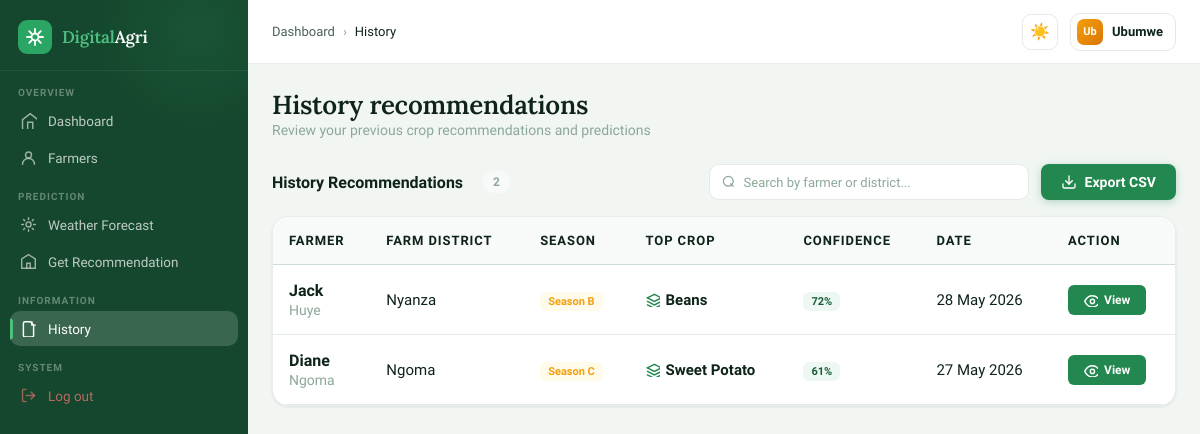
Page /history (signed in) on the committed database.
### models.py (models this page shows, shortened)
class Cooperative(UserMixin, db.Model):
    __tablename__ = 'cooperative'
    id = db.Column(db.Integer, primary_key=True)
    name = db.Column(db.String(150), nullable=False)
    email = db.Column(db.String(150), unique=True, nullable=False)
    password = db.Column(db.String(255), nullable=False)
    phone_number = db.Column(db.String(20))
    district = db.Column(db.String(100))
    created_at = db.Column(db.DateTime, default=datetime.utcnow)

class Recommendation(db.Model):
    __tablename__ = 'recommendation'
    id = db.Column(db.Integer, primary_key=True)
    farmer_id = db.Column(db.Integer, db.ForeignKey('farmer.id'), nullable=False)
    soil_ph = db.Column(db.Numeric(4, 2))
    nitrogen = db.Column(db.Numeric(6, 2))
    phosphorus = db.Column(db.Numeric(6, 2))
    potassium = db.Column(db.Numeric(6, 2))
    rainfall = db.Column(db.Numeric(7, 2))
    temperature = db.Column(db.Numeric(5, 2))
    humidity = db.Column(db.Numeric(5, 2))
    altitude = db.Column(db.Numeric(7, 2))
    farm_district = db.Column(db.String(100))
    farmer_district = db.Column(db.String(100))
    season = db.Column(db.Enum(Season))
    created_at = db.Column(db.DateTime, default=datetime.utcnow)
    predictions = db.relationship('Prediction', backref='recommendation', lazy=True,
                                  order_by='Prediction.confidence_score.desc()')

class Farmer(UserMixin, db.Model):
    __tablename__ = 'farmer'
    id = db.Column(db.Integer, primary_key=True)
    name = db.Column(db.String(100), nullable=False)
    email = db.Column(db.String(150), unique=True, nullable=True)  # Nullable for coop-added farmers
    password = db.Column(db.String(255), nullable=True)            # Nullable for coop-added farmers
    farmer_district = db.Column(db.String(100))
    phone_number = db.Column(db.String(20))
    farm_size_hectares = db.Column(db.Numeric(6, 2))
    gender = db.Column(db.Enum(Gender))
    cooperative_id = db.Column(db.Integer, db.ForeignKey('cooperative.id'), nullable=True)
    created_at = db.Column(db.DateTime, default=datetime.utcnow)
    recommendations = db.relationship('Recommendation', backref='farmer', lazy=True)

class Prediction(db.Model):
    __tablename__ = 'prediction'
    id = db.Column(db.Integer, primary_key=True)
    recommendation_id = db.Column(db.Integer, db.ForeignKey('recommendation.id'), nullable=False)
    crop_name = db.Column(db.String(100))
    confidence_score = db.Column(db.Numeric(5, 2))
    model_version = db.Column(db.String(50), default='1.0')
    is_accepted = db.Column(db.Boolean, default=False)
    predicted_at = db.Column(db.DateTime, default=datetime.utcnow)

### app.py (the view)
@app.route('/history')
@login_required
def history():
    cooperative_name = current_user.name if isinstance(current_user, Cooperative) else None
    farmer_name = current_user.name if isinstance(current_user, Farmer) else None
    template_folder = 'Farmer' if isinstance(current_user, Farmer) else 'cooperative'
    if isinstance(current_user, Cooperative):
        recommendations = Recommendation.query.join(Farmer).filter(Farmer.cooperative_id == current_user.id).order_by(Recommendation.created_at.desc()).limit(200).all()
    else:
        recommendations = Recommendation.query.filter_by(farmer_id=current_user.id).order_by(Recommendation.created_at.desc()).limit(200).all()
    return render_template(f'{template_folder}/history.html',
                         cooperative_name=cooperative_name,
                         farmer_name=farmer_name,
                         recommendations=recommendations)

### app.py (called while the page is built)
@app.context_processor
def inject_emojis():
    return dict(crop_emojis=CROP_EMOJIS)

### models.py (called while the page is built)
@login_manager.user_loader
def load_user(user_id):
    if user_id.startswith('admin-'):
        return Admin.query.get(int(user_id.split('-')[1]))
    elif user_id.startswith('coop-'):
        return Cooperative.query.get(int(user_id.split('-')[1]))
    elif user_id.startswith('farmer-'):
        return Farmer.query.get(int(user_id.split('-')[1]))
    return None

### templates/cooperative/history.html (shortened to what this page needs)
<!DOCTYPE html>
<html lang="en" data-theme="light">
<head>
<link rel="stylesheet" href="https://cdn.jsdelivr.net/npm/lucide-static@0.321.0/font/lucide.min.css"/>
</head>
<body>
<div class="app">
{% include 'cooperative/components/sidebar.html' %}
<div class="main">
  <header class="topbar">
    <div class="breadcrumb">
      <a href="{{ url_for('dashboard') }}">Dashboard</a>
      <span class="sep">›</span>
      <span class="current">History</span>
    </div>
    <div class="topbar-actions">
      <button class="theme-toggle" onclick="toggleTheme()" id="themeBtn">☀️</button>
      <div class="user-btn">
        <div class="avatar">{{ cooperative_name[:2] if cooperative_name else 'CO' }}</div>
        {{ cooperative_name if cooperative_name else 'Cooperative' }}
      </div>
    </div>
  </header>
  <div class="content">
    <div class="page-header">
            <div>
            <div class="page-title">History recommendations</div>
            <div class="page-sub">
            Review your previous crop recommendations and predictions
            </div>
    </div>
      </div>
    <div class="table-section">
      <div class="table-header">
        <div style="display: flex; align-items: center; gap: 12px;">
          <span class="table-title">History Recommendations</span>
          <span class="count-badge">{{ recommendations|length if recommendations else 0 }}</span>
        </div>
        <div style="display: flex; align-items: center; gap: 12px; flex: 1; justify-content: flex-end;">
          <div class="table-search" style="max-width: 320px; flex: 1;">
            <svg class="search-icon" width="14" height="14" viewBox="0 0 20 20" fill="none" stroke="currentColor" stroke-width="1.8" stroke-linecap="round"><circle cx="9" cy="9" r="7"/><line x1="16" y1="16" x2="12.5" y2="12.5"/></svg>
            <input type="text" id="tableSearch" placeholder="Search by farmer or district..." onkeyup="filterTable()">
          </div>
          <button class="btn-export" onclick="exportHistory()">
            <svg width="16" height="16" viewBox="0 0 24 24" fill="none" stroke="currentColor" stroke-width="2" stroke-linecap="round"><path d="M21 15v4a2 2 0 0 1-2 2H5a2 2 0 0 1-2-2v-4"/><polyline points="7 10 12 15 17 10"/><line x1="12" y1="15" x2="12" y2="3"/></svg>
            Export CSV
          </button>
        </div>
      </div>
      <div class="recommendations-table">
        {% if recommendations and recommendations|length > 0 %}
          <table class="rec-table">
            <thead>
              <tr>
                <th>Farmer</th>
                <th>Farm District</th>
                <th>Season</th>
                <th>Top Crop</th>
                <th>Confidence</th>
                <th>Date</th>
                <th>Action</th>
              </tr>
            </thead>
            <tbody id="recommendationsBody">
              {% for rec in recommendations %}
                <tr style="animation-delay: {{ loop.index * 60 }}ms;">
                  <td>
                    <div class="farmer-cell-name">{{ rec.farmer.name if rec.farmer else 'Unknown' }}</div>
                    <div class="farmer-cell-district">{{ rec.farmer.farmer_district if rec.farmer else '' }}</div>
                  </td>
                  <td>{{ rec.farm_district or 'Not specified' }}</td>
                  <td><span class="season-badge">{{ rec.season.value if rec.season else 'N/A' }}</span></td>
                  <td>
                    <div class="crop-cell">
                      <svg class="crop-icon" viewBox="0 0 20 20" fill="none" stroke="currentColor" stroke-width="2" stroke-linecap="round"><path d="M12 2L2 7l10 5 10-5-10-5z"/><path d="M2 17l10 5 10-5"/><path d="M2 12l10 5 10-5"/></svg>
                      {{ rec.predictions[0].crop_name if rec.predictions else 'N/A' }}
                    </div>
                  </td>
                  <td><span class="confidence-badge">{{ rec.predictions[0].confidence_score|int if rec.predictions else 0 }}%</span></td>
                  <td>{{ rec.created_at.strftime('%d %b %Y') if rec.created_at else 'Unknown' }}</td>
                  <td>
                    <a href="{{ url_for('recommendation_results', res_id=rec.id) }}" class="btn-view">
                      <svg class="btn-view-icon" viewBox="0 0 20 20" fill="none" stroke="currentColor" stroke-width="2" stroke-linecap="round"><path d="M1 12s4-8 11-8 11 8 11 8-4 8-11 8-11-8-11-8z"/><circle cx="12" cy="12" r="3"/></svg>
                      View
                    </a>
                  </td>
                </tr>
              {% endfor %}
            </tbody>
          </table>
        {% endif %}
      </div>
    </div>
  </div>
</div>
</body>
</html>

### rows in the picture
Cooperative: name "Ub", name "Ubumwe"
Recommendation: farmer "Jack", farmer "Huye", farm_district "Nyanza", season "Season B", crop_name "Beans", confidence_score "72", created_at "28 May 2026"
Recommendation: farmer "Diane", farmer "Ngoma", farm_district "Ngoma", season "Season C", crop_name "Sweet Potato", confidence_score "61", created_at "27 May 2026"

### other values in the picture
{{ recommendations|length if recommendations else 0 }} "2"
